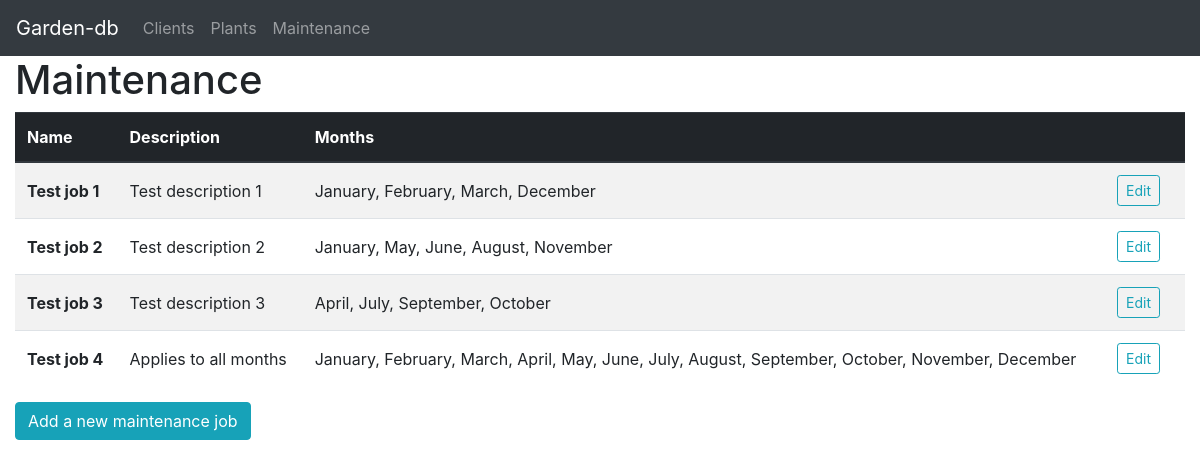
/maintenance, run on an earlier commit of the app's database.
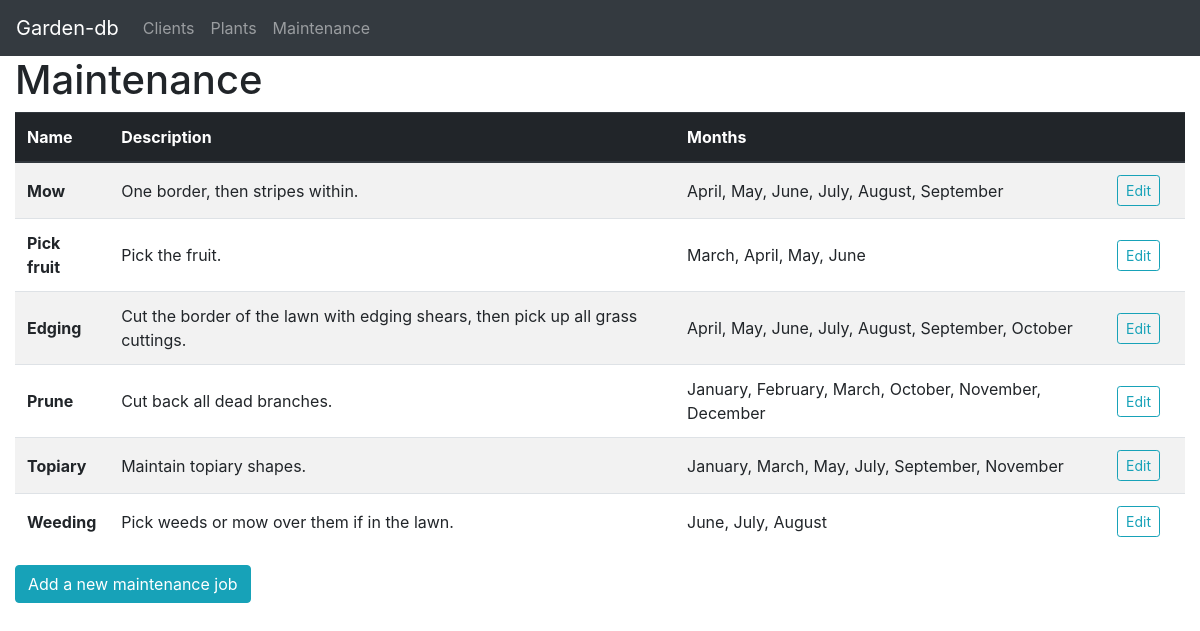
And on a later commit of the database.
### tables this page shows
CREATE TABLE jobs (mid INTEGER PRIMARY KEY, name TEXT, description TEXT);

### app.py (the view, shortened to what this page needs)
@app.route("/maintenance", methods=["GET", "POST"])
def jobs():
    with dbc.DBConnection() as c:
        return render_template("maintenance.html", data=c.load_sql_job_data(), month_list=months)

### dbc/__init__.py (called while the page is built)
    def __exit__(self, exc_type, exc_value, tb):
        if tb is None:
            self.con.commit()
            self.con.close()
            self.con = None
            self.cur = None
            return True
        else:
            self.con.rollback()
            self.con.close()
            self.con = None
            self.cur = None
            return False

    def execute(self, *args):
        self.cur.execute(*args)
        self.con.commit()

    def perform(self, *args):
        self.cur.execute(*args)

    def fetchall(self):
        return self.cur.fetchall()

    def select_jobs(self, mid=None):
        if mid is not None:
            self.execute("SELECT * FROM jobs WHERE mid=?", (mid,))
        else:
            self.execute("SELECT * FROM jobs")
        return self.fetchall()

    def load_sql_job_data(self, mid=None):
        return [Maintenance(row[1], row[2],
                            self.select_mj_links(row[0]), row[0]) for row in self.select_jobs(mid)]

### sorting/__init__.py (called while the page is built)
def dt_from_month(month):
    try:
        return dt.strptime(month, '%B')
    except ValueError:
        raise BadRequest

### templates/maintenance.html (shortened to what this page needs)
{% extends "page.html" %}
{% set title = "Maintenance" %}
{% set pagetype = "maintenance job" %}
{% block thead %}
<th scope="col">Name</th>
<th scope="col">Description</th>
<th scope="col">Months</th>
<th scope="col" style="width: 80px"></th>
{% endblock %}
{% block tbody %}
{% for job in data %}
<tr>
    <th scope="row">{{ job.name }}</th>
    <td>{{ job.description }}</td>
    <td>{{ ', '.join(job.months) }}</td>
    <td><button type="button" class="btn btn-outline-info btn-sm" data-toggle="modal"
                id="edit-job-{{ job.id }}" data-target="#popup-div-edit-{{ job.id }}">Edit</button></td>
</tr>
{% endfor %}
{% endblock %}

What changed in the data, as far as the page shows it:
removed jobs: name "Test job 1", description "Test description 1", months "January, February, March, December"
removed jobs: name "Test job 2", description "Test description 2", months "January, May, June, August, November"
removed jobs: name "Test job 3", description "Test description 3", months "April, July, September, October"
removed jobs: name "Test job 4", description "Applies to all months", months "January, February, March, April, May, June, July, August, September, October, November, December"
added jobs: name "Mow", description "One border, then stripes within.", months "April, May, June, July, August, September"
added jobs: name "Pick fruit", description "Pick the fruit.", months "March, April, May, June"
added jobs: name "Edging", description "Cut the border of the lawn with edging shears, then pick up all grass cuttings.", months "April, May, June, July, August, September, October"
added jobs: name "Prune", description "Cut back all dead branches.", months "January, February, March, October, November, December"
added jobs: name "Topiary", description "Maintain topiary shapes.", months "January, March, May, July, September, November"
added jobs: name "Weeding", description "Pick weeds or mow over them if in the lawn.", months "June, July, August"
